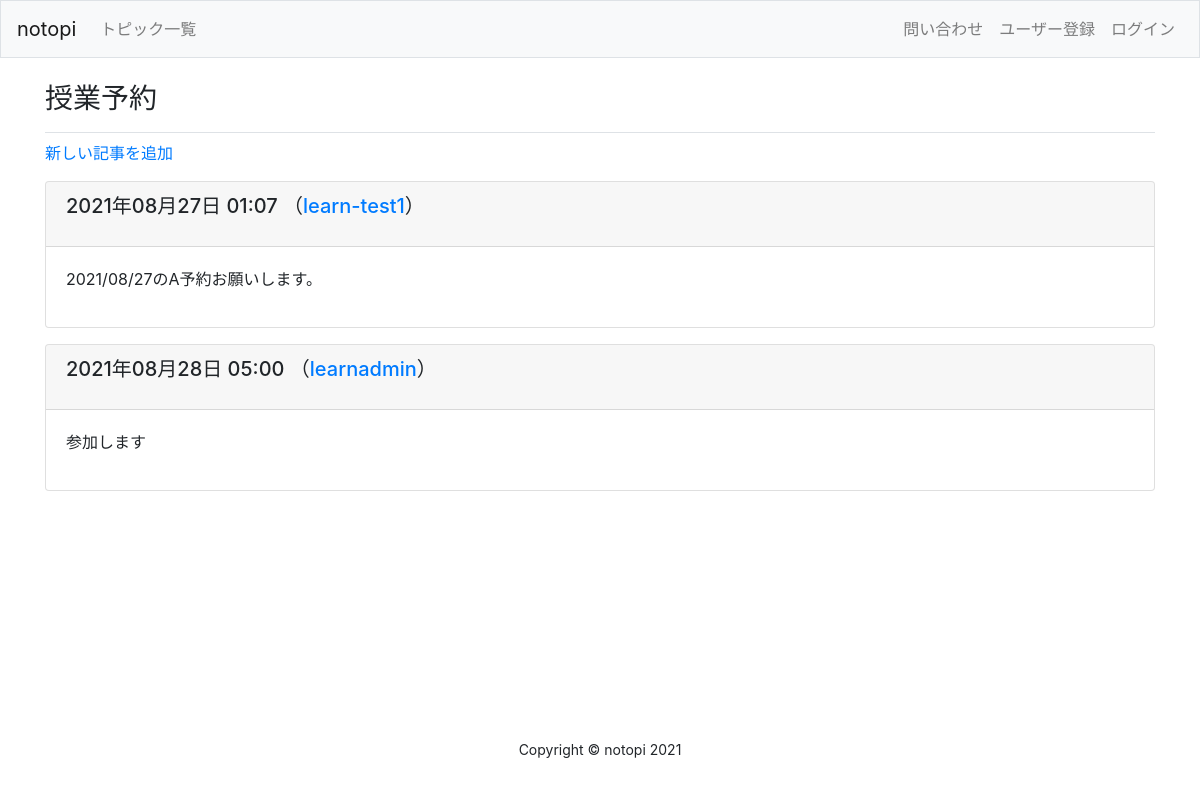
Page /topic/21/ on the committed database.
### learning_logs/models.py (models this page shows, shortened)
class Topic(models.Model):
	text = models.CharField(max_length=200)
	date_added = models.DateTimeField(auto_now_add=True)
	owner = models.ForeignKey(User, on_delete=models.CASCADE)
	def __str__(self):
		return self.text

class Entry(models.Model):
	topic = models.ForeignKey(Topic, on_delete=models.CASCADE)
	text = models.TextField()
	date_added = models.DateTimeField(auto_now_add=True)
	owner = models.ForeignKey(User, on_delete=models.CASCADE)#add
	class Meta:
		verbose_name_plural = 'entries'

### learning_logs/views.py (the view)
# urls.py: path('topic/<int:topic_id>/', views.topic_child, name='topic_child'),
def topic_child(request, topic_id):
	topic = Topic.objects.get(id=topic_id)
	entries = topic.entry_set.order_by('date_added')
	context = {'topic': topic, 'entries': entries}
	return render(request, "learning_logs/topic_child.html", context)

### learning_logs/templates/learning_logs/topic_child.html (shortened to what this page needs)
{% extends "learning_logs/base.html" %}
{% block page_header %}
	<h3>{{ topic }}</h3>
{% endblock page_header %}
{% block content %}
	<p>
		<a href="{% url 'learning_logs:new_entry' topic.id %}">新しい記事を追加</a>
	</p>
	{% for entry in entries %}
	<div class="card mb-3">
		<h5 class="card-header">
			<p>{{ entry.date_added|date:'Y年m月d日 H:i' }} （<a href="{% url 'users:user_entries' entry.owner.id %}">{{entry.owner}}</a>）</p>
		</h5>
		<div class="card-body">{{ entry.text|linebreaks }}</div>
	</div>
	{% empty %}
		<p>このトピックにはまだ記事がありません。</p>
	{% endfor %}
{% endblock content%}

### static/css/mystyle.css (style rules this page uses)
body, #wrapper { display: flex; flex-direction: column; min-height: 95vh; }

### rows in the picture
Topic: text "授業予約"
Entry: date_added "2021年08月27日 01:07", owner "learn-test1", text "2021/08/27のA予約お願いします。"
Entry: date_added "2021年08月28日 05:00", owner "learnadmin", text "参加します"
